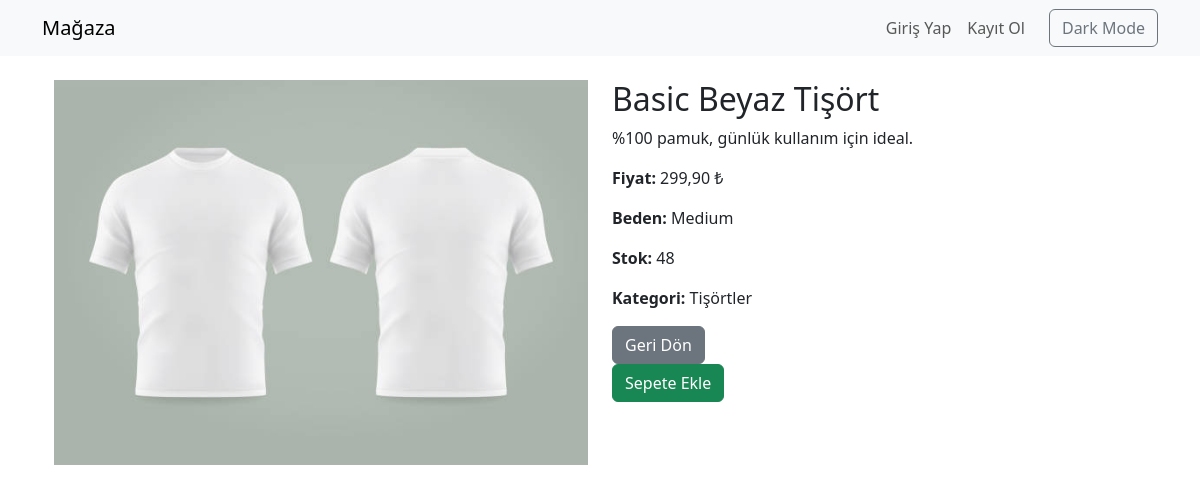
The app's page /product/1/basic-beyaz-tisort/ with its own data.
### store/models.py (models this page shows, shortened)
class Product(models.Model):
    SIZE_CHOICES = [
        ('S', 'Small'),
        ('M', 'Medium'),
        ('L', 'Large'),
        ('XL', 'X-Large'),
    ]
    category = models.ForeignKey(Category, on_delete=models.CASCADE)
    name = models.CharField(max_length=200)
    slug = models.SlugField(unique=True)
    description = models.TextField(blank=True)
    price = models.DecimalField(max_digits=10, decimal_places=2)
    stock = models.PositiveIntegerField(default=0)
    size = models.CharField(max_length=2, choices=SIZE_CHOICES, default='M')
    available = models.BooleanField(default=True)
    image = models.ImageField(upload_to='products/', blank=True, null=True)
    created_at = models.DateTimeField(auto_now_add=True)
    updated_at = models.DateTimeField(auto_now=True)

class Category(models.Model):
    name = models.CharField(max_length=200, unique=True)
    slug = models.SlugField(max_length=200, unique=True)

### store/views.py (the view)
# urls.py: path('product/<int:id>/<slug:slug>/', views.product_detail, name='product_detail'),
def product_detail(request, id, slug):
    product = get_object_or_404(Product, id=id, slug=slug, available=True)
    return render(request, 'store/product_detail.html', {'product': product})

### store/templates/store/product_detail.html (shortened to what this page needs)
{% extends 'base.html' %}
{% block content %}
<div class="container mt-4">
  <div class="row">
    <div class="col-md-6">
      {% if product.image %}
      <img src="{{ product.image.url }}" class="img-fluid" alt="{{ product.name }}">
      {% else %}
      <img src="https://via.placeholder.com/600x600" class="img-fluid" alt="No Image">
      {% endif %}
    </div>
    <div class="col-md-6">
      <h2>{{ product.name }}</h2>
      <p>{{ product.description }}</p>
      <p><strong>Fiyat:</strong> {{ product.price }} ₺</p>
      <p><strong>Beden:</strong> {{ product.get_size_display }}</p>
      <p><strong>Stok:</strong> {{ product.stock }}</p>
      <p><strong>Kategori:</strong> {{ product.category.name }}</p>
      <a href="{% url 'store:product_list' %}" class="btn btn-secondary">Geri Dön</a>
<form method="post" action="{% url 'store:add_to_cart' product.id %}">
  <button type="submit" class="btn btn-success">Sepete Ekle</button>
</form>
    </div>
  </div>
</div>
{% endblock %}

### records on screen
Product: image (picture), name "Basic Beyaz Tişört", description "%100 pamuk, günlük kullanım için ideal.", price "299,90", size "Medium", stock "48", category.name "Tişörtler"
